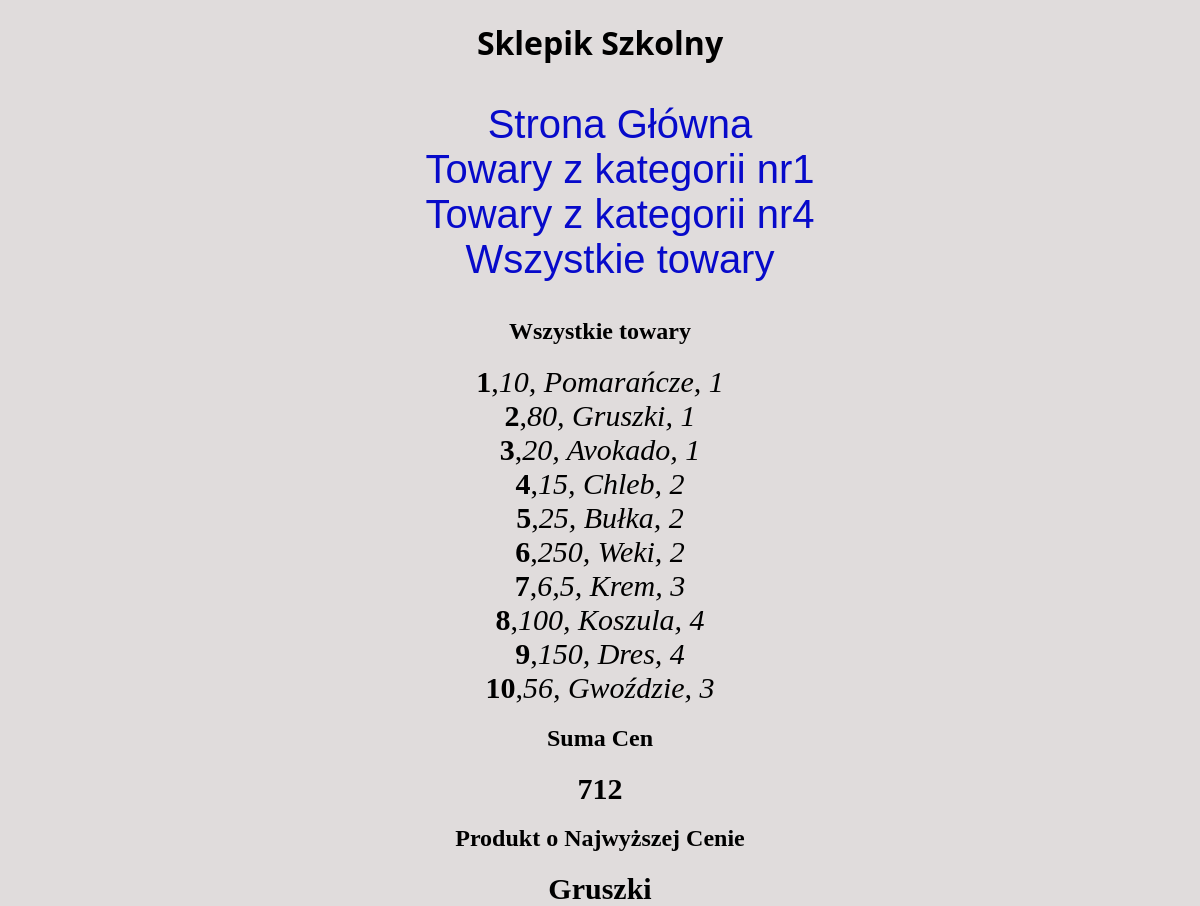
Page /sprawdzian/all_towary.php on the committed database.
### tables this page shows
CREATE TABLE `bazasklepik` (
  `ID` int(2) DEFAULT NULL,
  `CENA` varchar(3) DEFAULT NULL,
  `NAZWA` varchar(10) DEFAULT NULL,
  `KATEGORIA` int(1) DEFAULT NULL
);

### sprawdzian/all_towary.php (the view, shortened to what this page needs)
<?php include_once("connect.php");?>
<!DOCTYPE html>
<html lang="en">
<head>
    <link rel="stylesheet" href="style.css">
</head>
<body>
    <h1>Sklepik Szkolny</h1>
    <nav>
        <ul>
            <li><a href="index.html">Strona Główna</a></li>
            <li><a href="towary_kategoria1.php">Towary z kategorii nr1</a></li>
            <li><a href="towary_kategoria4.php">Towary z kategorii nr4</a></li>
            <li><a href="all_towary.php">Wszystkie towary</a></li>
        </ul>
    </nav>
    <h2>Wszystkie towary</h2>
    <div class="list">
        <?php
        $all_records = $conn->query("SELECT bazasklepik.ID, bazasklepik.CENA, bazasklepik.NAZWA, bazasklepik.KATEGORIA FROM bazasklepik;");
        while(list($ID,$CENA,$NAZWA,$KATEGORIA)=mysqli_fetch_row($all_records)){
            echo("<li><b>$ID</b>, <i>$CENA, $NAZWA, $KATEGORIA</i></li>");
        }
        ?>
    </div>
    <h2>Suma Cen</h2>
    <div class="list">
        <?php
        $sum_records = $conn->query("SELECT SUM(bazasklepik.CENA) AS total_sum FROM bazasklepik");
        $sum_row = mysqli_fetch_assoc($sum_records);
        echo("<li><b>" . $sum_row['total_sum'] . "</b></li>");
        ?>
    </div>
    <h2>Produkt o Najwyższej Cenie</h2>
    <div class="list">
    <?php
    $highest_price_query = $conn->query("SELECT bazasklepik.ID, bazasklepik.CENA, bazasklepik.NAZWA, bazasklepik.KATEGORIA FROM bazasklepik ORDER BY bazasklepik.CENA DESC LIMIT 1;");
    $highest_price_row = mysqli_fetch_assoc($highest_price_query);
    echo("<li><b>" . $highest_price_row['NAZWA'] . "</b></li>");
    ?>
</div>
</body>
</html>

### sprawdzian/style.css (style rules this page uses)
html, body { margin: 0; padding: 0; }
body { background-color: rgb(224, 220, 220); }
nav,h1,li,h2,.numberofrecords { display: flex; justify-content: center; }
h1 { font-family: 'Segoe UI', Tahoma, Geneva, Verdana, sans-serif; }
a { text-decoration: none; color: rgb(7, 10, 202); font-size: 40px; font-family: Verdana, Geneva, Tahoma, sans-serif; }
ul { list-style-type: none; }
.list { font-size: 30px; }

### rows in the picture
bazasklepik: ID "1", CENA "10", NAZWA "Pomarańcze", KATEGORIA "1"
bazasklepik: ID "2", CENA "80", NAZWA "Gruszki", KATEGORIA "1"
bazasklepik: ID "3", CENA "20", NAZWA "Avokado", KATEGORIA "1"
bazasklepik: ID "4", CENA "15", NAZWA "Chleb", KATEGORIA "2"
bazasklepik: ID "5", CENA "25", NAZWA "Bułka", KATEGORIA "2"
bazasklepik: ID "6", CENA "250", NAZWA "Weki", KATEGORIA "2"
bazasklepik: ID "7", CENA "6,5", NAZWA "Krem", KATEGORIA "3"
bazasklepik: ID "8", CENA "100", NAZWA "Koszula", KATEGORIA "4"
bazasklepik: ID "9", CENA "150", NAZWA "Dres", KATEGORIA "4"
bazasklepik: ID "10", CENA "56", NAZWA "Gwoździe", KATEGORIA "3"

### other values in the picture
$sum_row['total_sum'] "712"
